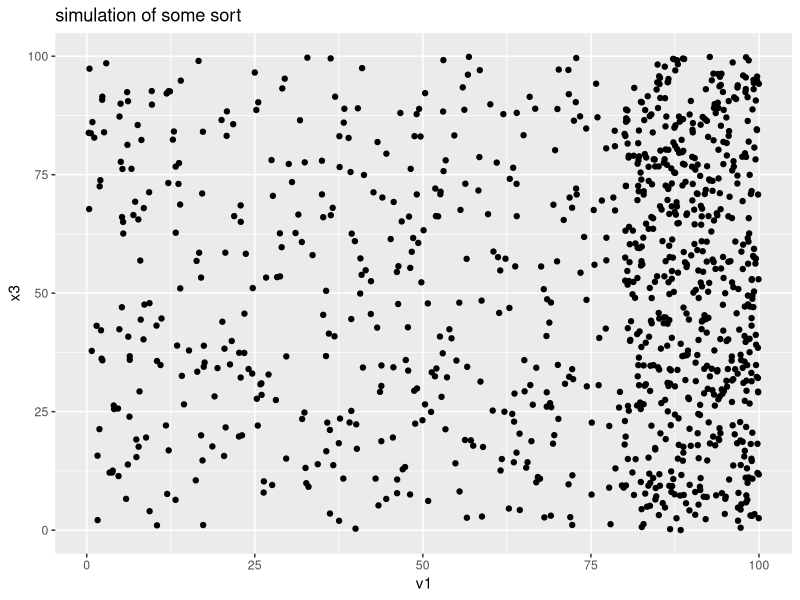
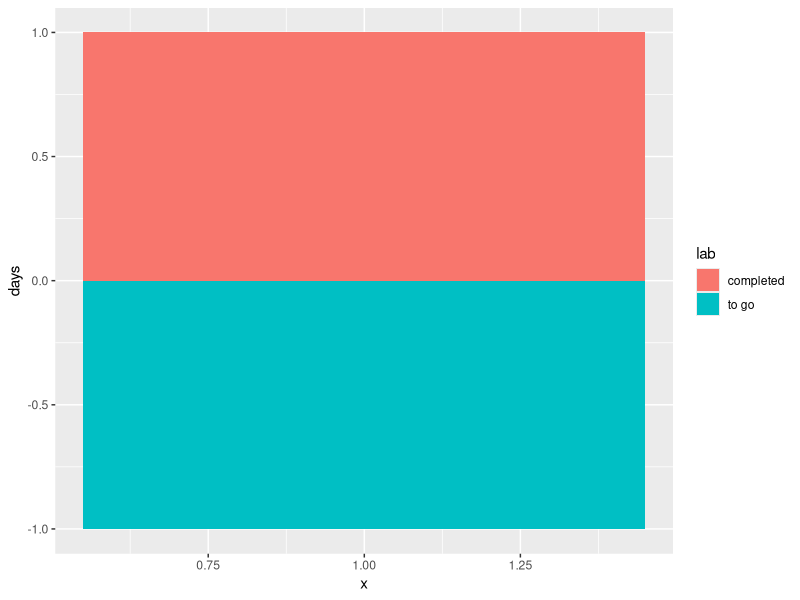
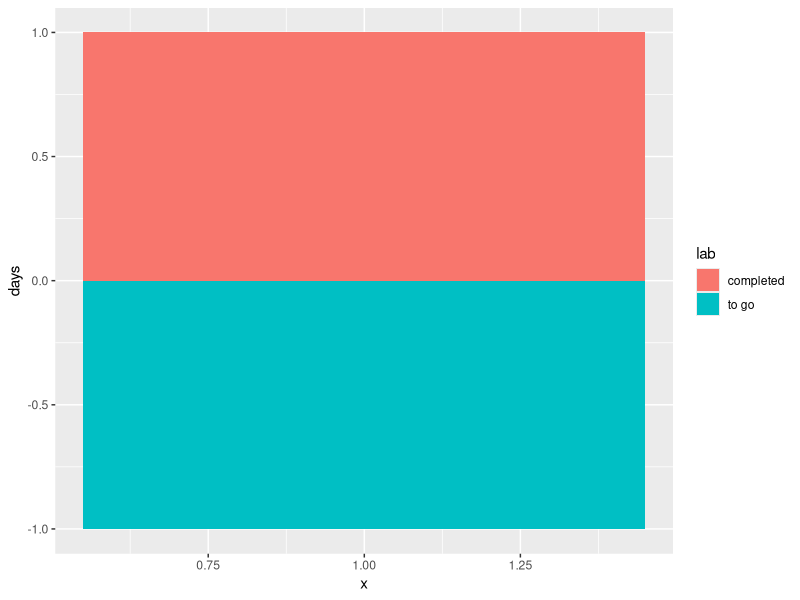

Recreate these plots in R, in order.
#  --------------------------------------------------



# Variables -----------------------------------------
uni  <-  "The University of Cambridge"
uni


# Paying tax: ---------------------------------------
#9400 tax free
(20000-9440)*20/100
#OR:
wage <- 20000
taxFree <- 9400
rate <- 20
(wage-taxFree)*rate/100


# Briefly about functions ---------------------------
plusOne <- function(x){ 
  	return(x+1)			
	}

plusOne2 <- function(num){ 
		return(num+1)			
	}

	plusOne(8)
	plusOne2(10)
  plusOne2(num=5)
  #plusOne2(wrongVar=2)


# Simple loops --------------------------------------
for (number in 1:5){
	print (number)
}


# Looping over functions ----------------------------
a <- c(1,2,3,4,5)
for (value in a){
	print (
		plusOne(value)
	)
}

listOfNumbers <- c(1,2,3,4,5)
for (number in listOfNumbers){
	print (
		number+1
	)
}


# More loops ----------------------------------------
a <- c(1,2,3,4,5)
a[1] #The first number in the vector
a[4] #The fourth number in the vector

for (i in 1:length(a)){
	print (
		plusOne(a[i])
	)
}


# Functions without variables -----------------------
printName <- function(){
  print ("My name is Rolf Fredheim")
}

printName()


# e.g. for simulations ------------------------------
sillySimulation <- function(){
x1 <- runif(500,80,100)
x2 <- runif(500,0,100)
v1 <- c(x1,x2)

x3 <- runif(1000,0,100)

df <- data.frame(v1,x3)
require(ggplot2)

print(ggplot(df, aes(v1,x3))+geom_point()+ggtitle("simulation of some sort"))
}


#  --------------------------------------------------
sillySimulation()


# Inserting variables -------------------------------
desperateTimes <- function(){
  print(paste0("Rolf is struggling to finish his PhD on time. Time remaining: 6 months"))
}


# Name ----------------------------------------------
desperateTimes <- function(name){
  print(paste0(name ," is struggling to finish his PhD on time. Time remaining: 6 months"))
}
desperateTimes(name="Tom")


# Gender --------------------------------------------
desperateTimes <- function(name,gender="m"){
  if(gender=="m"){
    pronoun="his"
  }else{
    pronoun="her"
  }
  
  print(paste0(name ," is struggling to finish ",pronoun," PhD on time. Time remaining: 6 months"))
}
desperateTimes(name="Tanya",gender="f")


# degree --------------------------------------------
desperateTimes <- function(name,gender="m",degree){
  if(gender=="m"){
    pronoun="his"
  }else{
    pronoun="her"
  }
  
  print(paste0(name ," is struggling to finish ",pronoun," ",degree," on time. Time remaining: 6 months"))
}
desperateTimes(name="Rolf",gender="m","Mphil")


# Days til deadline ---------------------------------
require(lubridate)
require(ggplot2)
deadline=as.Date("2015-09-01")
daysLeft <- deadline-Sys.Date()
totDays <- deadline-as.Date("2011-10-01")
print(daysLeft)
print(paste0("Rolf is struggling to finish his PhD on time. Days remaining: ", as.numeric(daysLeft)))


# part2 ---------------------------------------------
print(paste0("Percentage to go: ",round(as.numeric(daysLeft)/as.numeric(totDays)*100)))
df <- data.frame(days=c(daysLeft,totDays-daysLeft),lab=c("to go","completed"))
ggplot(df,aes(1,days,fill=lab))+geom_bar(stat="identity",position="fill")


#  --------------------------------------------------
timeToWorry <- function(){
  require(lubridate)
  deadline=as.Date("2015-09-01")
  daysLeft <- deadline-Sys.Date()
  totDays <- deadline-as.Date("2011-10-01")
  print(daysLeft)
  print(paste0("Rolf is struggling to finish his PhD on time. Days remaining: ", as.numeric(daysLeft)))
  print(paste0("Percentage to go: ",round(as.numeric(daysLeft)/as.numeric(totDays)*100)))
  df <- data.frame(days=c(daysLeft,totDays-daysLeft),lab=c("to go","completed"))
  ggplot(df,aes(1,days,fill=lab))+geom_bar(stat="identity",position="fill")
}


# File it away until in need of a reminder ----------
timeToWorry()



